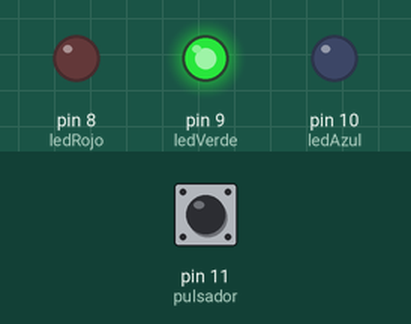
The sketch below on a simulated Arduino Uno, built with avr-gcc and run on an emulated ATmega328P. Shown: output pins drawn as LEDs (lit = HIGH). The inputs (shaded band) are chosen by the test bench; at power-on: pin 11 (pulsador) LOW.

Above: at 1.2 s.
1.3 s: pin 11 (pulsador) pulled HIGH for 0.15 s
At 1.37 s:
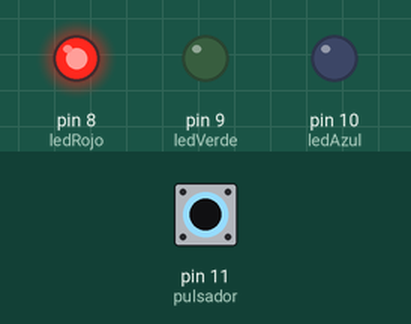
2.9 s: pin 11 (pulsador) pulled HIGH for 3.2 s
At 7.5 s:
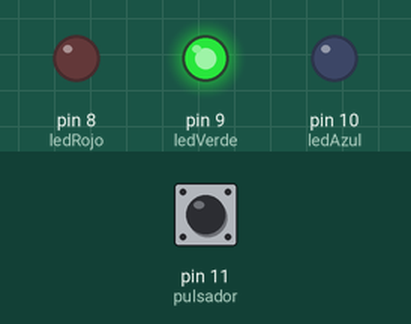
Timing chart, 0 to 9.0 s (numbered marks = the images above; inputs shaded):
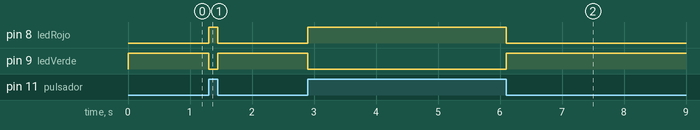

The sketch:

s4_CONDICIONALES_2.ino
```cpp
const int ledRojo = 8;
const int ledVerde = 9;
const int ledAzul = 10;
const int pulsador = 11;

void setup() {
  pinMode(ledRojo, OUTPUT);
  pinMode(ledVerde, OUTPUT);
  pinMode(ledAzul, OUTPUT);
  pinMode(pulsador, INPUT);
}

void loop() {
  int estadoPulsador = digitalRead(pulsador);

  switch (estadoPulsador) {
    case HIGH: // Si el pulsador está presionado
      digitalWrite(ledRojo, HIGH);
      digitalWrite(ledVerde, LOW);
      digitalWrite(ledAzul, LOW);
      break;
    case LOW: // Si el pulsador no está presionado
      digitalWrite(ledRojo, LOW);
      digitalWrite(ledVerde, HIGH);
      digitalWrite(ledAzul, LOW);
      break;
    default: // Estado por defecto (pulsador no conectado o mal conectado)
      digitalWrite(ledRojo, LOW);
      digitalWrite(ledVerde, LOW);
      digitalWrite(ledAzul, LOW);
  }
}
```

Measured:
- after the input at 1.3 s, pin 8 (ledRojo): LOW → HIGH at once, → LOW 0.15 s later; pin 9 (ledVerde): HIGH → LOW at once, → HIGH 0.15 s later
- after the input at 2.9 s, pin 8 (ledRojo): LOW → HIGH at once, → LOW 3.2 s later; pin 9 (ledVerde): HIGH → LOW at once, → HIGH 3.2 s later
